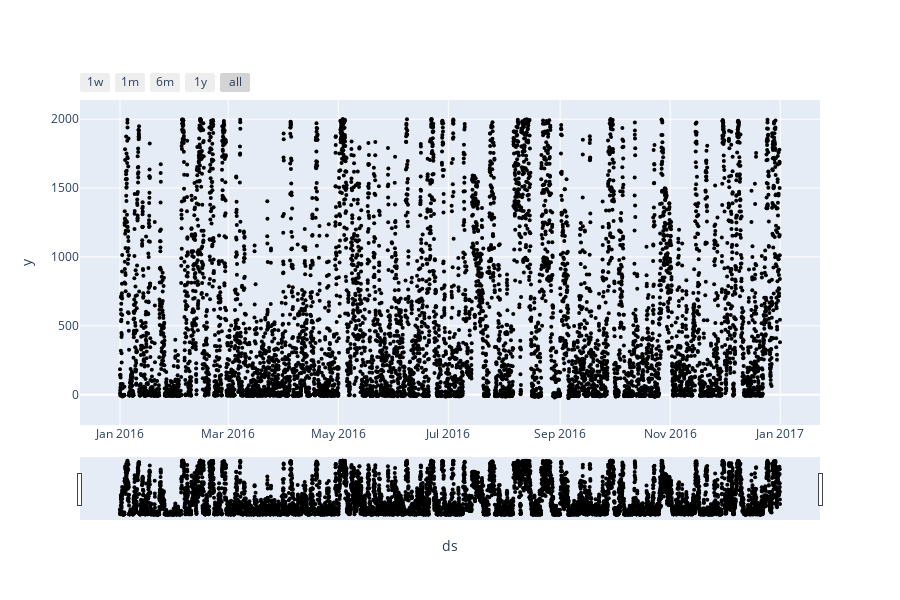

The notebook cell this image was saved under:
### Code cell
# We will look at our 2 hours of predictions at the end of the FBProphet
from prophet.plot import plot_plotly

fig = plot_plotly(model, forecast) # returns a plotly Figure object
fig.show()

### Figure 1 — Plotly figure (JSON) as saved in the notebook; plotly's stock layout.template omitted (floating-point values rounded to 4 significant figures; data arrays with more than 128 entries replaced by an {"elided": "..."} marker saying what was removed)
{"data": [{"marker": {"color": "black", "size": 4}, "mode": "markers", "name": "Actual", "type": "scatter", "x": {"elided": "8782 str values"}, "y": {"elided": "8782 float values"}}, {"hoverinfo": "skip", "line": {"width": 0}, "mode": "lines", "type": "scatter", "x": ["2016-12-31T22:00:00", "2016-12-31T23:00:00"], "y": [-102.1, -94.52]}, {"fill": "tonexty", "fillcolor": "rgba(0, 114, 178, 0.2)", "line": {"color": "#0072B2", "width": 2}, "mode": "lines", "name": "Predicted", "type": "scatter", "x": ["2016-12-31T22:00:00", "2016-12-31T23:00:00"], "y": [674.4, 671.0]}, {"fill": "tonexty", "fillcolor": "rgba(0, 114, 178, 0.2)", "hoverinfo": "skip", "line": {"width": 0}, "mode": "lines", "type": "scatter", "x": ["2016-12-31T22:00:00", "2016-12-31T23:00:00"], "y": [1417.0, 1377.0]}], "layout": {"height": 600, "showlegend": false, "width": 900, "xaxis": {"rangeselector": {"buttons": [{"count": 7, "label": "1w", "step": "day", "stepmode": "backward"}, {"count": 1, "label": "1m", "step": "month", "stepmode": "backward"}, {"count": 6, "label": "6m", "step": "month", "stepmode": "backward"}, {"count": 1, "label": "1y", "step": "year", "stepmode": "backward"}, {"step": "all"}]}, "rangeslider": {"visible": true}, "title": {"text": "ds"}, "type": "date"}, "yaxis": {"title": {"text": "y"}}}}
